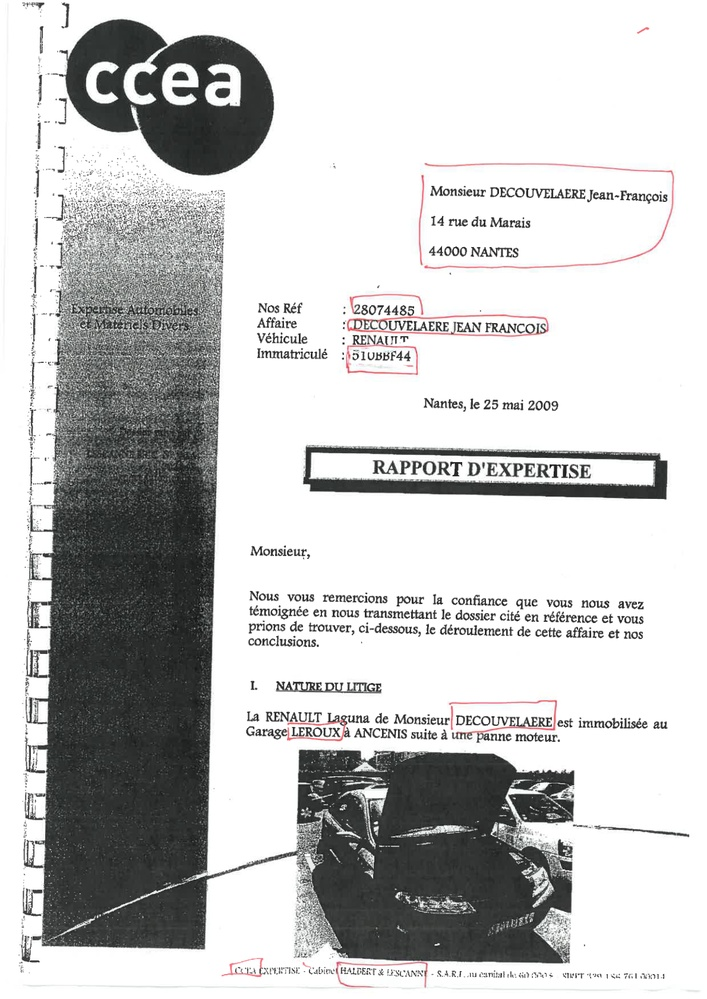
#> input picture Mastering_ocr/images/page-0-1651657651.9124749.jpg, 707 x 999 px, shrunk from 1190 x 1682 before the run
$ python THRESHOLDING.py --image ../Mastering_ocr/images/page-0-1651657651.9124749.jpg
#> lines starting #> are read from the running program, lines starting #| are printed output that depends on the picture; after the words box and inside, x2 and y2 are one past the last pixel; in counts of white or black regions, pixels touching at a corner belong together
import numpy as np
import argparse
import cv2

ap=argparse.ArgumentParser()
ap.add_argument("-i","--image",required=True,help="Path to the image")
args=vars(ap.parse_args())

image=cv2.imread(args["image"])
#> image is the input picture: shape (999, 707, 3); mean B, G, R 197.1, 197.4, 197.1
image=cv2.cvtColor(image,cv2.COLOR_BGR2GRAY)
#> image: shape (999, 707)
blurred=cv2.GaussianBlur(image,(5,5),0)
cv2.imshow("image",image)


#simple_thresholding

(T,thresh)=cv2.threshold(blurred,155,255,cv2.THRESH_BINARY)
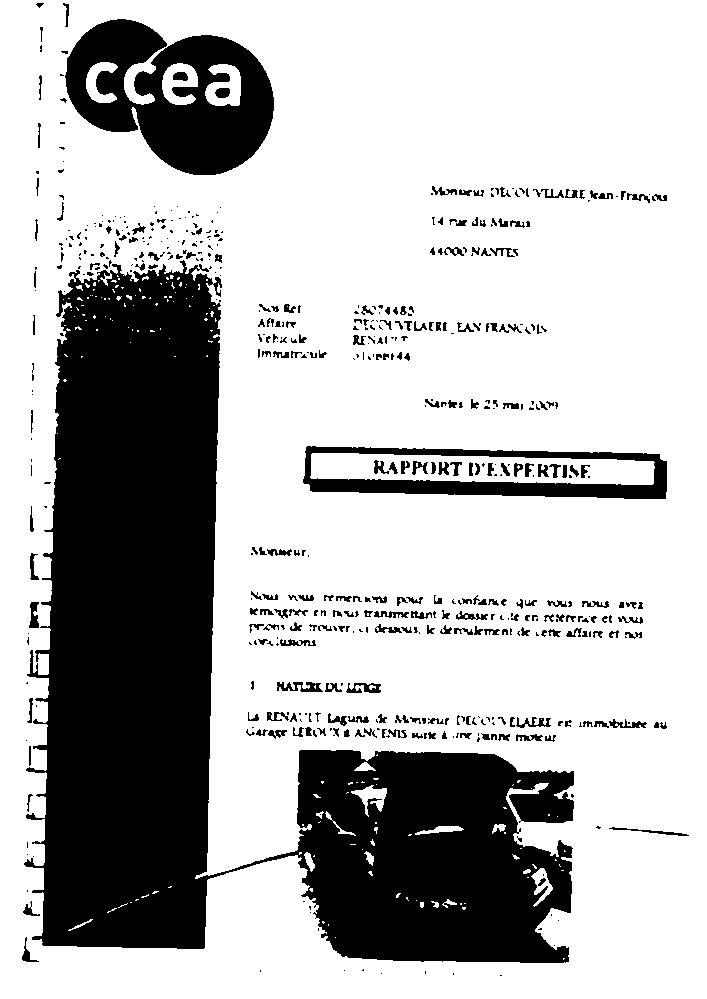
#> thresh: shape (999, 707); 71.7% white; 557 black regions (305 under 20 px), largest, box (x1, y1, x2, y2) and area: (24, 260, 574, 963) 158242, (65, 19, 274, 175) 19169, (303, 446, 667, 499) 7580
cv2.imshow("Threshold Binary",thresh)

(T,threshInv)=cv2.threshold(blurred,185,255,cv2.THRESH_BINARY_INV)
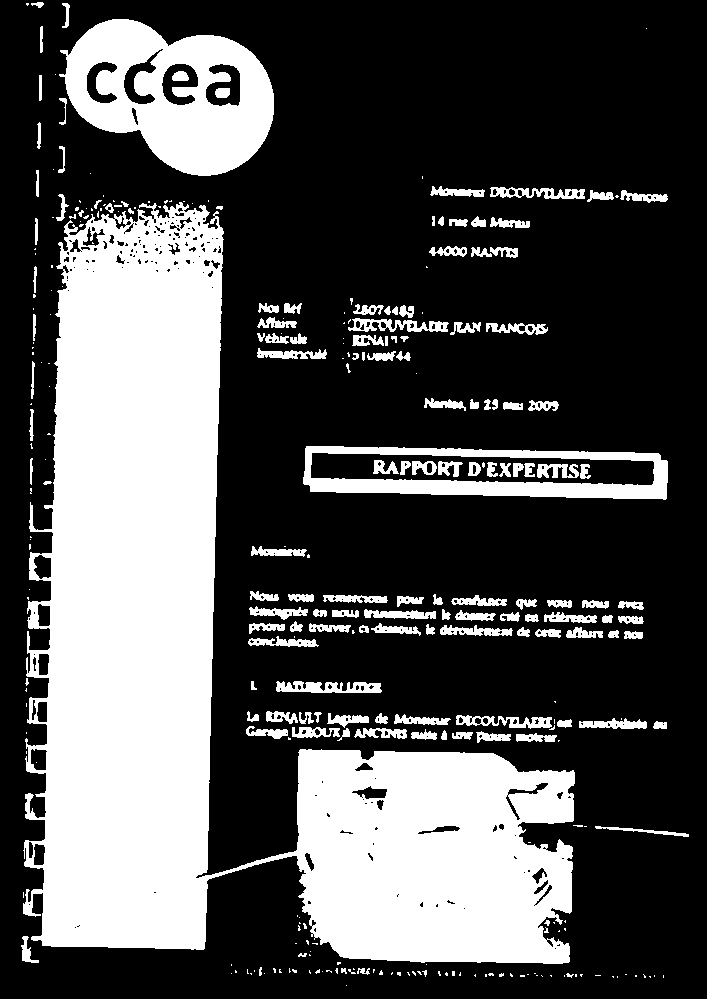
#> threshInv: shape (999, 707); 31.9% white; 305 white regions (161 under 20 px), largest, box (x1, y1, x2, y2) and area: (23, 202, 575, 964) 172931, (59, 19, 274, 176) 19837, (303, 446, 668, 500) 8337
cv2.imshow("Threshold binary inverse",threshInv)

cv2.imshow("CNI masked",cv2.bitwise_and(image,image,mask=threshInv))
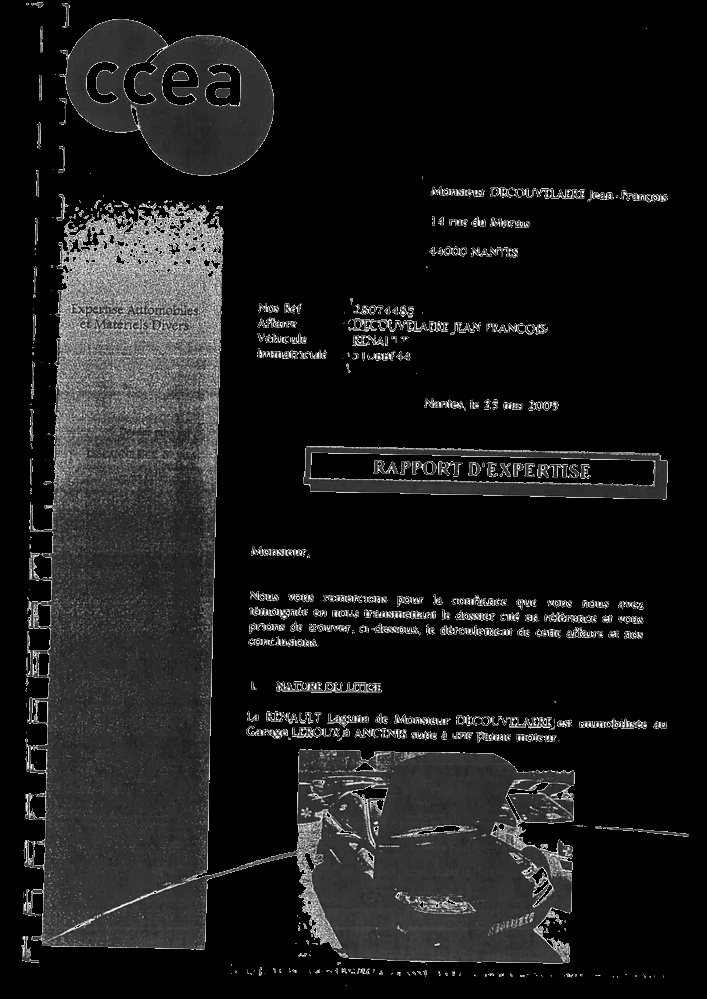
#> window 'CNI masked': shape (999, 707); min 0, max 255, mean 25.6


thresh=cv2.adaptiveThreshold(blurred,255,cv2.ADAPTIVE_THRESH_MEAN_C,cv2.THRESH_BINARY_INV,11,20)
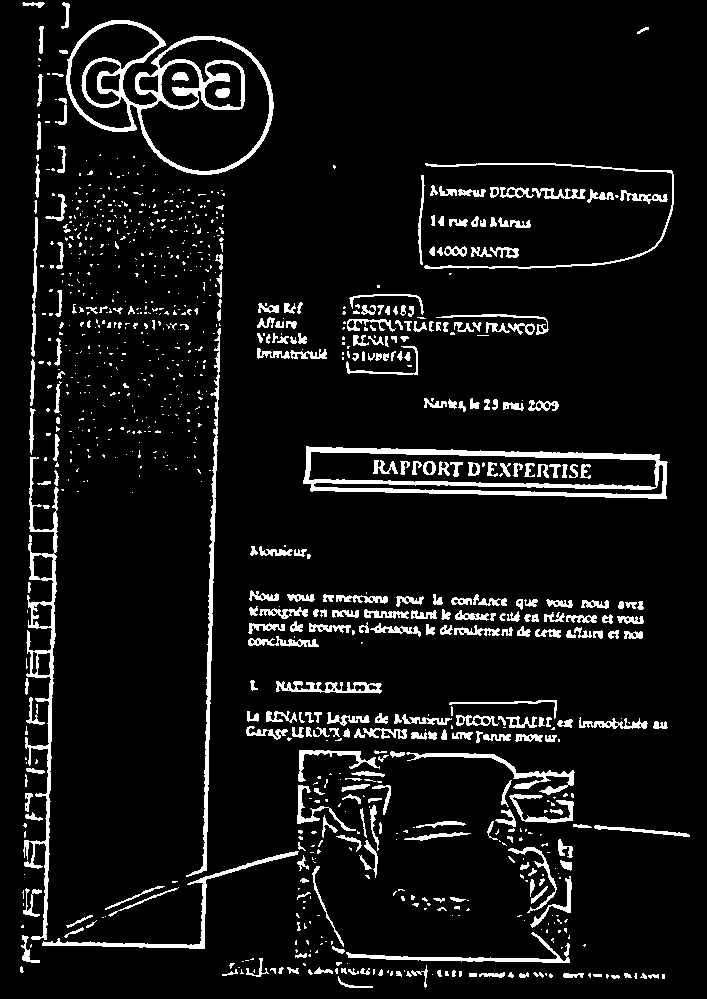
#> thresh: shape (999, 707); 7.7% white; 990 white regions (665 under 20 px), largest, box (x1, y1, x2, y2) and area: (66, 20, 274, 175) 5414, (303, 446, 668, 499) 5281, (23, 457, 59, 940) 3296
cv2.imshow("Mean thresh",thresh)

thresh=cv2.adaptiveThreshold(blurred,255,cv2.ADAPTIVE_THRESH_GAUSSIAN_C,cv2.THRESH_BINARY_INV,15,20)
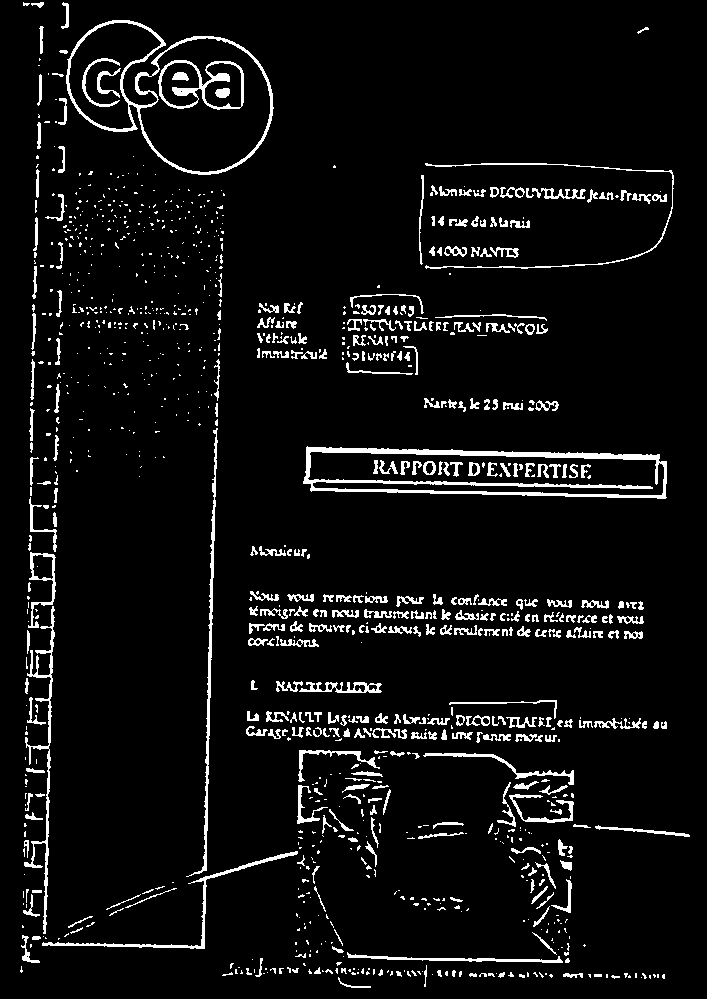
#> thresh: shape (999, 707); 6% white; 1103 white regions (713 under 20 px), largest, box (x1, y1, x2, y2) and area: (303, 446, 667, 499) 4411, (66, 20, 274, 175) 2514, (24, 606, 55, 934) 1423
cv2.imshow("Gaussian Thresh",thresh)
cv2.imshow("CNI masked adaptative",cv2.bitwise_and(image,image,mask=thresh))
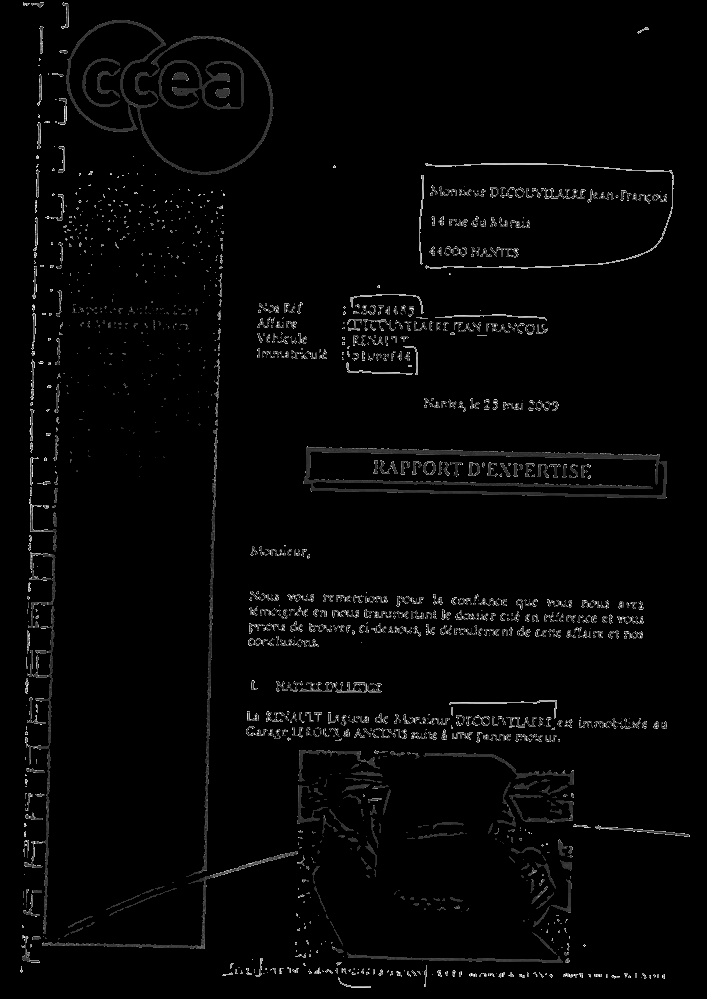
#> window 'CNI masked adaptative': shape (999, 707); min 0, max 255, mean 5.5

cv2.waitKey(0)
